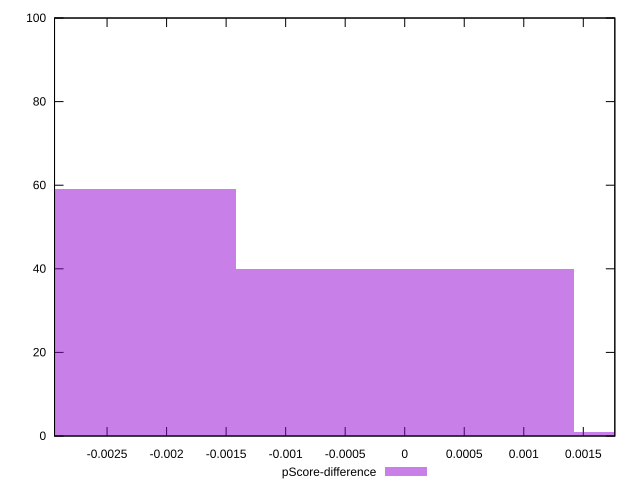

Write gnuplot code to recreate this figure.
reset

$pScoreDifference <<EOF
-0.0028412888658025173 59
0 40
0.0028412888658025173 1
EOF

set key outside below
set boxwidth 0.0028412888658025173
set xrange [-0.0029411764705882526:0.0017647058823529321]
set yrange [0:100]
set trange [0:100]
set style fill transparent solid 0.5 noborder
set terminal svg size 640, 490 enhanced background rgb 'white'
set output "reports/report_00033_2021-03-01T14-23-16.841Z/uses-text-compression/samples/astro-inner/pScore-difference/histogram.svg"

plot $pScoreDifference title "pScore-difference" with boxes

reset
